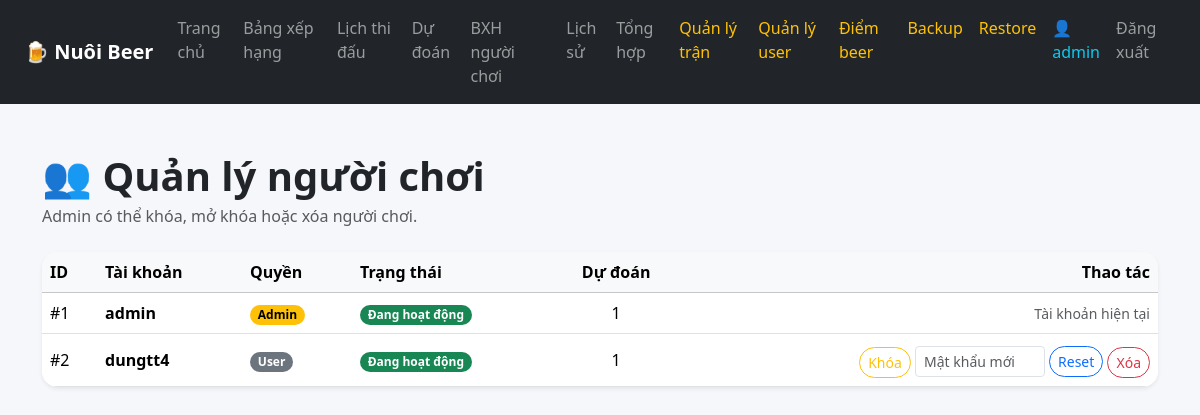
Before: /admin/users (signed in) with the older database file.
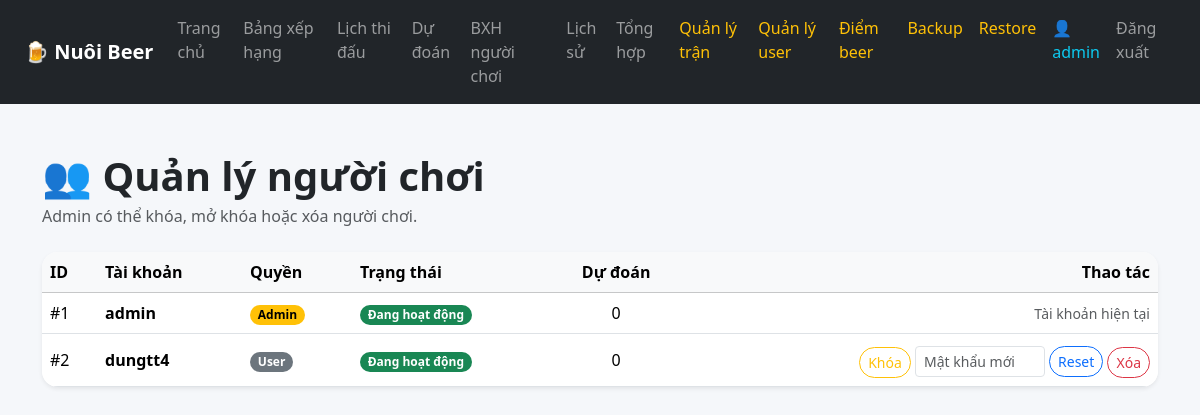
After: the same page with the newer database file.
### tables this page shows
CREATE TABLE users (
            id INTEGER PRIMARY KEY AUTOINCREMENT,
            username TEXT UNIQUE NOT NULL,
            password TEXT NOT NULL,
            role TEXT DEFAULT 'user',
            is_active INTEGER DEFAULT 1,
            created_at TIMESTAMP DEFAULT CURRENT_TIMESTAMP
        );

### app.py (the view)
@app.route("/admin/users")
def admin_users():
    if not admin_required():
        return redirect("/login")
    conn = get_db()
    users = conn.execute("""
        SELECT
            users.id,
            users.username,
            users.role,
            users.is_active,
            COUNT(predictions.id) AS total_predictions
        FROM users
        LEFT JOIN predictions ON predictions.user_id = users.id
        GROUP BY users.id
        ORDER BY users.id ASC
    """).fetchall()
    conn.close()
    return render_template("admin_users.html", users=users)

### app.py (called while the page is built)
def get_db():
    conn = sqlite3.connect(DB_NAME)
    conn.row_factory = sqlite3.Row
    return conn

def login_required():
    return "user_id" in session

def admin_required():
    return login_required() and session.get("role") == "admin"

@app.context_processor
def utility_processor():
    return {
        "get_handicap_text": get_handicap_text
    }

### templates/admin_users.html (shortened to what this page needs)
{% extends "base.html" %}
{% block content %}
<div class="container py-5">
  <div class="d-flex justify-content-between align-items-center mb-4">
    <div>
      <h1 class="fw-bold mb-1">👥 Quản lý người chơi</h1>
      <p class="text-muted mb-0">
        Admin có thể khóa, mở khóa hoặc xóa người chơi.
      </p>
    </div>
  </div>
  <div class="card border-0 shadow-sm rounded-4 overflow-hidden">
    <div class="table-responsive">
      <table class="table table-hover align-middle mb-0">
        <thead class="table-light">
          <tr>
            <th>ID</th>
            <th>Tài khoản</th>
            <th>Quyền</th>
            <th>Trạng thái</th>
            <th class="text-center">Dự đoán</th>
            <th class="text-end">Thao tác</th>
          </tr>
        </thead>
        <tbody>
          {% for user in users %}
          <tr>
            <td>#{{ user.id }}</td>
            <td class="fw-semibold">
              {{ user.username }}
            </td>
            <td>
              {% if user.role == "admin" %}
                <span class="badge text-bg-warning">Admin</span>
              {% else %}
                <span class="badge text-bg-secondary">User</span>
              {% endif %}
            </td>
            <td>
              {% if user.is_active == 1 %}
                <span class="badge text-bg-success">Đang hoạt động</span>
              {% else %}
                <span class="badge text-bg-danger">Đã khóa</span>
              {% endif %}
            </td>
            <td class="text-center">
              {{ user.total_predictions }}
            </td>
            <td class="text-end">
              {% if user.id != session.get("user_id") %}
                <form method="post"
                      action="/admin/users/{{ user.id }}/toggle"
                      class="d-inline">
                  {% if user.is_active == 1 %}
                    <button class="btn btn-sm btn-outline-warning rounded-pill">
                      Khóa
                    </button>
                  {% else %}
                    <button class="btn btn-sm btn-outline-success rounded-pill">
                      Mở khóa
                    </button>
                  {% endif %}
                </form>
                <form
                  method="post"
                  action="/admin/users/{{ user.id }}/reset-password"
                  class="d-inline-flex gap-1 mt-1">
                  <input
                    type="text"
                    name="new_password"
                    class="form-control form-control-sm"
                    placeholder="Mật khẩu mới"
                    style="width: 130px;"
                    required>
                  <button class="btn btn-sm btn-outline-primary rounded-pill">
                    Reset
                  </button>
                </form>
                <form method="post"
                      action="/admin/users/{{ user.id }}/delete"
                      class="d-inline"
                      onsubmit="return confirm('Xóa user này và toàn bộ dự đoán?');">
                  <button class="btn btn-sm btn-outline-danger rounded-pill">
                    Xóa
                  </button>
                </form>
              {% else %}
                <span class="text-muted small">
                  Tài khoản hiện tại
                </span>
              {% endif %}
            </td>
          </tr>
          {% endfor %}
        </tbody>
      </table>
    </div>
  </div>
</div>
{% endblock %}

Changed rows visible on the page:
changed users "admin": total_predictions "1" → "0"
changed users "dungtt4": total_predictions "1" → "0"
